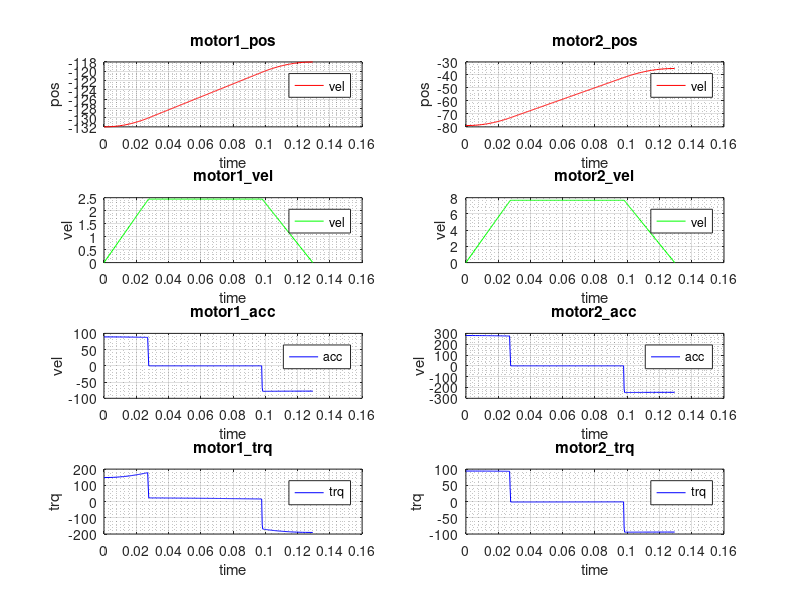

Reproduce this figure in MATLAB.
clf;clear;close all; clc;
deg2rad=pi/180;
% P1 = 1.0602, P2 = 0.2433, P3 = 0.2438, Jm1 = 0.6496;
% q2=-79*deg2rad;
% P1+P2+2*P3*cos(q2)
% P2+P3*cos(q2)

load('Test.txt')

A1_pos=14*Test(:,3)-132;
A2_pos=44*Test(:,3)-79;
A1_vel=14*Test(:,2)*deg2rad;
A2_vel=44*Test(:,2)*deg2rad;
A1_acc=14*Test(:,1)*deg2rad;
A2_acc=44*Test(:,1)*deg2rad;
T=Test(:,4);

 P1 = 1.0602, P2 = 0.2433, P3 = 0.2438, Jm1 = 0.6496;

ddq1 = A1_acc;
ddq2 = A2_acc;
dq1 = A1_vel;
dq2 = A2_vel;
q1 = A1_pos*deg2rad;
q2 = A2_pos*deg2rad;
for i=1:301
    tau1(i) = (P1 - Jm1)*ddq1(i) + P2*(ddq1(i) + ddq2(i)) + P3*((2 * ddq1(i) + ddq2(i))*cos(q2(i)) - (dq2(i)*dq2(i) + 2 * dq1(i)*dq2(i))*sin(q2(i)));
    tau2(i) = P2*(ddq1(i) + ddq2(i)) + P3*(ddq1(i)*cos(q2(i))+dq1(i)*dq1(i)*sin(q2(i)));
end



figure(1)
subplot(4,2,1);
plot(T,A1_pos,'r');
legend('vel');
xlabel('time');
ylabel('pos');
title('motor1\_pos');
grid on;
grid minor;

subplot(4,2,3);
plot(T,A1_vel,'g');
legend('vel');
xlabel('time');
ylabel('vel');
title('motor1\_vel');
grid on;
grid minor;

subplot(4,2,5);
plot(T,A1_acc,'b');
legend('acc');
xlabel('time');
ylabel('vel');
title('motor1\_acc');
grid on;
grid minor;

subplot(4,2,7);
plot(T,tau1,'b');
legend('trq');
xlabel('time');
ylabel('trq');
title('motor1\_trq');
grid on;
grid minor;

subplot(4,2,2);
plot(T,A2_pos,'r');
legend('vel');
xlabel('time');
ylabel('pos');
title('motor2\_pos');
grid on;
grid minor;

subplot(4,2,4);
plot(T,A2_vel,'g');
legend('vel');
xlabel('time');
ylabel('vel');
title('motor2\_vel');
grid on;
grid minor;


subplot(4,2,6);
plot(T,A2_acc,'b');
legend('acc');
xlabel('time');
ylabel('vel');
title('motor2\_acc');
grid on;
grid minor;

subplot(4,2,8);
plot(T,tau2,'b');
legend('trq');
xlabel('time');
ylabel('trq');
title('motor2\_trq');
grid on;
grid minor;